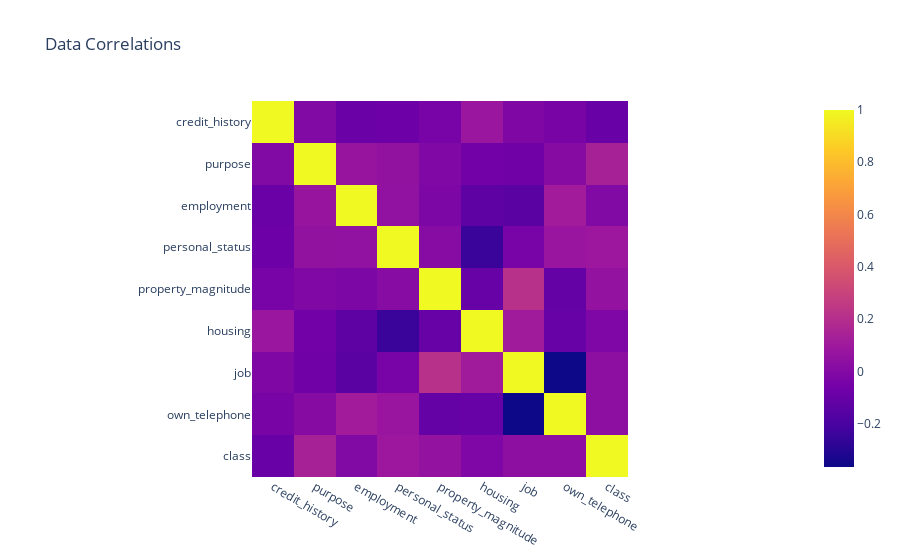

Here is the notebook cell this chart was saved with:
### Code cell
from sklearn.preprocessing import LabelEncoder

encoded_train_data = train_data.apply( LabelEncoder().fit_transform )
encoded_test_data = test_data.apply( LabelEncoder().fit_transform )
encoded_all_data = all_data.apply( LabelEncoder().fit_transform )

correlation_matrix = encoded_all_data.corr()

print('- Correlations to credit risk:')
print(correlation_matrix['class'].sort_values().iloc[::-1])

fig = px.imshow(correlation_matrix, title='Data Correlations')
fig.show()

### Figure 1 — Plotly figure (JSON) as saved in the notebook; plotly's stock layout.template omitted (floating-point values rounded to 4 significant figures)
{"data": [{"coloraxis": "coloraxis", "hovertemplate": "x: %{x}<br>y: %{y}<br>color: %{z}<extra></extra>", "name": "0", "type": "heatmap", "x": ["credit_history", "purpose", "employment", "personal_status", "property_magnitude", "housing", "job", "own_telephone", "class"], "xaxis": "x", "y": ["credit_history", "purpose", "employment", "personal_status", "property_magnitude", "housing", "job", "own_telephone", "class"], "yaxis": "y", "z": [[1, -0.007651, -0.08816, -0.08028, -0.04003, 0.08403, -0.01392, -0.03924, -0.09705], [-0.007651, 1, 0.07068, 0.05214, -0.01181, -0.0597, -0.07276, 0.006522, 0.1393], [-0.08816, 0.07068, 1, 0.04853, -0.02254, -0.1265, -0.1423, 0.1106, -0.008932], [-0.08028, 0.05214, 0.04853, 1, 0.01535, -0.2459, -0.04038, 0.07892, 0.08954], [-0.04003, -0.01181, -0.02254, 0.01535, 1, -0.1002, 0.2116, -0.106, 0.05553], [0.08403, -0.0597, -0.1265, -0.2459, -0.1002, 1, 0.1066, -0.1024, -0.01932], [-0.01392, -0.07276, -0.1423, -0.04038, 0.2116, 0.1066, 1, -0.3656, 0.03276], [-0.03924, 0.006522, 0.1106, 0.07892, -0.106, -0.1024, -0.3656, 1, 0.03647], [-0.09705, 0.1393, -0.008932, 0.08954, 0.05553, -0.01932, 0.03276, 0.03647, 1]]}], "layout": {"coloraxis": {"colorscale": [[0, "#0d0887"], [0.1111, "#46039f"], [0.2222, "#7201a8"], [0.3333, "#9c179e"], [0.4444, "#bd3786"], [0.5556, "#d8576b"], [0.6667, "#ed7953"], [0.7778, "#fb9f3a"], [0.8889, "#fdca26"], [1, "#f0f921"]]}, "title": {"text": "Data Correlations"}, "xaxis": {"anchor": "y", "constrain": "domain", "domain": [0, 1], "scaleanchor": "y"}, "yaxis": {"anchor": "x", "autorange": "reversed", "constrain": "domain", "domain": [0, 1]}}}
